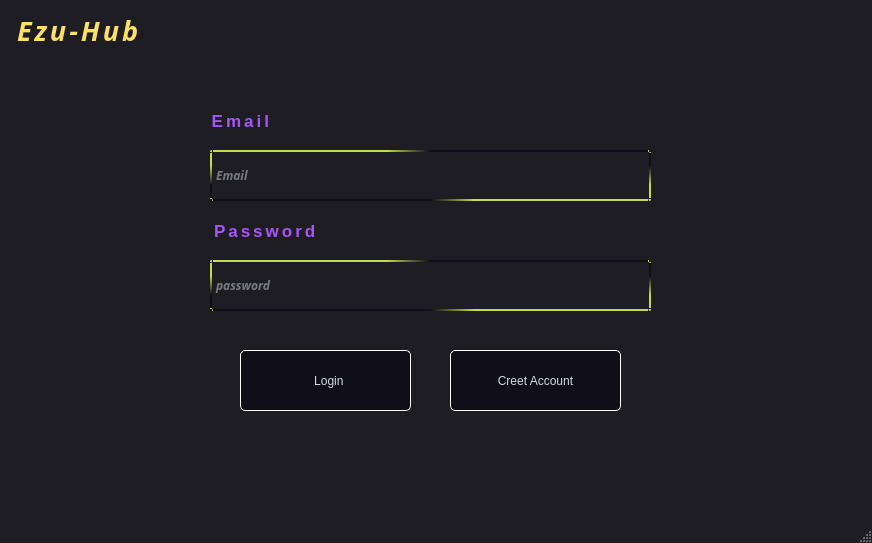
<?xml version="1.0" encoding="UTF-8"?>
<ui version="4.0">
 <class>EzuHub</class>
 <widget class="QMainWindow" name="EzuHub">
  <property name="geometry">
   <rect>
    <x>0</x>
    <y>0</y>
    <width>872</width>
    <height>543</height>
   </rect>
  </property>
  <property name="minimumSize">
   <size>
    <width>100</width>
    <height>100</height>
   </size>
  </property>
  <property name="sizeIncrement">
   <size>
    <width>100</width>
    <height>100</height>
   </size>
  </property>
  <property name="font">
   <font>
    <family>Noto Sans Ethiopic</family>
    <italic>true</italic>
    <bold>true</bold>
   </font>
  </property>
  <property name="windowTitle">
   <string>FirsWindow</string>
  </property>
  <property name="styleSheet">
   <string notr="true">/*
Material Dark Style Sheet for QT Applications
Author: Jaime A. Quiroga P.
Inspired on https://github.com/jxfwinter/qt-material-stylesheet
Company: GTRONICK
Last updated: 04/12/2018, 15:00.
Available at: https://github.com/GTRONICK/QSS/blob/master/MaterialDark.qss
*/
QMainWindow {
	background-color:#1e1d23;
	border-image: url(:/images/s.jpg) 0 0 0 0 stretch stretch;
}
QDialog {
	background-color:#1e1d23;
}
QColorDialog {
	background-color:#1e1d23;
}
QTextEdit {
	background-color:#1e1d23;
	color: #a9b7c6;
}
QPlainTextEdit {
	selection-background-color:#007b50;
	background-color:#1e1d23;
	border-style: solid;
	border-top-color: transparent;
	border-right-color: transparent;
	border-left-color: transparent;
	border-bottom-color: transparent;
	border-width: 1px;
	color: #a9b7c6;
}
/*
Neon Style Sheet for QT Applications (QpushButton)
Author: Jaime A. Quiroga P.
Company: GTRONICK
Last updated: 24/10/2020, 15:42.
Available at: https://github.com/GTRONICK/QSS/blob/master/NeonButtons.qss
*/
QPushButton::icon{
	color:#FFFFFF;
}
QPushButton{
	border-style: solid;
	border-color: #ffffff;
	border-width: 1px;
	border-radius: 5px;
	color: #d3dae3;
	padding: 2px;
	background-color: #100E19;
}
QPushButton::default{
	border-style: solid;
	border-color: #ffffff;
	border-width: 1px;
	border-radius: 5px;
	color: #FFFFFF;
	padding: 2px;
	background-color: #151a1e;
}
QPushButton:hover{
	border-style: solid;
	border-top-color: qlineargradient(spread:pad, x1:0, y1:1, x2:1, y2:1, stop:0 #C0DB50, stop:0.4 #C0DB50, stop:0.5 #100E19, stop:1 #100E19);
    border-bottom-color: qlineargradient(spread:pad, x1:0, y1:1, x2:1, y2:1, stop:0 #100E19, stop:0.5 #100E19, stop:0.6 #C0DB50, stop:1 #C0DB50);
    border-left-color: qlineargradient(spread:pad, x1:0, y1:0, x2:0, y2:1, stop:0 #C0DB50, stop:0.3 #C0DB50, stop:0.7 #100E19, stop:1 #100E19);
    border-right-color: qlineargradient(spread:pad, x1:0, y1:1, x2:0, y2:0, stop:0 #C0DB50, stop:0.3 #C0DB50, stop:0.7 #100E19, stop:1 #100E19);
	border-width: 2px;
    border-radius: 1px;
	color: #d3dae3;
	padding: 2px;
}
QPushButton:pressed{
	border-style: solid;
	border-top-color: qlineargradient(spread:pad, x1:0, y1:1, x2:1, y2:1, stop:0 #d33af1, stop:0.4 #d33af1, stop:0.5 #100E19, stop:1 #100E19);
    border-bottom-color: qlineargradient(spread:pad, x1:0, y1:1, x2:1, y2:1, stop:0 #100E19, stop:0.5 #100E19, stop:0.6 #d33af1, stop:1 #d33af1);
    border-left-color: qlineargradient(spread:pad, x1:0, y1:0, x2:0, y2:1, stop:0 #d33af1, stop:0.3 #d33af1, stop:0.7 #100E19, stop:1 #100E19);
    border-right-color: qlineargradient(spread:pad, x1:0, y1:1, x2:0, y2:0, stop:0 #d33af1, stop:0.3 #d33af1, stop:0.7 #100E19, stop:1 #100E19);
	border-width: 2px;
    border-radius: 1px;
	color: #d3dae3;
	padding: 2px;
}
QLineEdit {
	border-width: 1px; border-radius: 4px;
	border-color:rgb(255,255,255) ;
	border-style: inset;
	padding: 0 8px;
	color: #a9b7c6;
	background:#1e1d23;
	selection-background-color:#007b50;
	selection-color: #FFFFFF;
}
QLabel {
	color: #a9b7c6;
}
QLCDNumber {
	color: #37e6b4;
}
QProgressBar {
	text-align: center;
	color: rgb(240, 240, 240);
	border-width: 1px; 
	border-radius: 10px;
	border-color: rgb(58, 58, 58);
	border-style: inset;
	background-color:#1e1d23;
}
QProgressBar::chunk {
	background-color: #04b97f;
	border-radius: 5px;
}
QMenuBar {
	background-color: #1e1d23;
}
QMenuBar::item {
	color: #a9b7c6;
  	spacing: 3px;
  	padding: 1px 4px;
  	background: #1e1d23;
}

QMenuBar::item:selected {
  	background:#1e1d23;
	color: #FFFFFF;
}
QMenu::item:selected {
	border-style: solid;
	border-top-color: transparent;
	border-right-color: transparent;
	border-left-color: #04b97f;
	border-bottom-color: transparent;
	border-left-width: 2px;
	color: #FFFFFF;
	padding-left:15px;
	padding-top:4px;
	padding-bottom:4px;
	padding-right:7px;
	background-color: #1e1d23;
}
QMenu::item {
	border-style: solid;
	border-top-color: transparent;
	border-right-color: transparent;
	border-left-color: transparent;
	border-bottom-color: transparent;
	border-bottom-width: 1px;
	border-style: solid;
	color: #a9b7c6;
	padding-left:17px;
	padding-top:4px;
	padding-bottom:4px;
	padding-right:7px;
	background-color: #1e1d23;
}
QMenu{
	background-color:#1e1d23;
}
QTabWidget {
	color:rgb(0,0,0);
	background-color:#1e1d23;
}
QTabWidget::pane {
		border-color: rgb(77,77,77);
		background-color:#1e1d23;
		border-style: solid;
		border-width: 1px;
    	border-radius: 6px;
}
QTabBar::tab {
	border-style: solid;
	border-top-color: transparent;
	border-right-color: transparent;
	border-left-color: transparent;
	border-bottom-color: transparent;
	border-bottom-width: 1px;
	border-style: solid;
	color: #808086;
	padding: 3px;
	margin-left:3px;
	background-color: #1e1d23;
}
QTabBar::tab:selected, QTabBar::tab:last:selected, QTabBar::tab:hover {
  	border-style: solid;
	border-top-color: transparent;
	border-right-color: transparent;
	border-left-color: transparent;
	border-bottom-color: #04b97f;
	border-bottom-width: 2px;
	border-style: solid;
	color: #FFFFFF;
	padding-left: 3px;
	padding-bottom: 2px;
	margin-left:3px;
	background-color: #1e1d23;
}

QCheckBox {
	color: #a9b7c6;
	padding: 2px;
}
QCheckBox:disabled {
	color: #808086;
	padding: 2px;
}

QCheckBox:hover {
	border-radius:4px;
	border-style:solid;
	padding-left: 1px;
	padding-right: 1px;
	padding-bottom: 1px;
	padding-top: 1px;
	border-width:1px;
	border-color: rgb(87, 97, 106);
	background-color:#1e1d23;
}
QCheckBox::indicator:checked {

	height: 10px;
	width: 10px;
	border-style:solid;
	border-width: 1px;
	border-color: #04b97f;
	color: #a9b7c6;
	background-color: #04b97f;
}
QCheckBox::indicator:unchecked {

	height: 10px;
	width: 10px;
	border-style:solid;
	border-width: 1px;
	border-color: #04b97f;
	color: #a9b7c6;
	background-color: transparent;
}
QRadioButton {
	color: #a9b7c6;
	background-color: #1e1d23;
	padding: 1px;
}
QRadioButton::indicator:checked {
	height: 10px;
	width: 10px;
	border-style:solid;
	border-radius:5px;
	border-width: 1px;
	border-color: #04b97f;
	color: #a9b7c6;
	background-color: #04b97f;
}
QRadioButton::indicator:!checked {
	height: 10px;
	width: 10px;
	border-style:solid;
	border-radius:5px;
	border-width: 1px;
	border-color: #04b97f;
	color: #a9b7c6;
	background-color: transparent;
}
QStatusBar {
	color:#027f7f;
}
QSpinBox {
	color: #a9b7c6;	
	background-color: #1e1d23;
}
QDoubleSpinBox {
	color: #a9b7c6;	
	background-color: #1e1d23;
}
QTimeEdit {
	color: #a9b7c6;	
	background-color: #1e1d23;
}
QDateTimeEdit {
	color: #a9b7c6;	
	background-color: #1e1d23;
}
QDateEdit {
	color: #a9b7c6;	
	background-color: #1e1d23;
}
QComboBox {
	color: #a9b7c6;	
	background: #1e1d23;
}
QComboBox:editable {
	background: #1e1d23;
	color: #a9b7c6;
	selection-background-color: #1e1d23;
}
QComboBox QAbstractItemView {
	color: #a9b7c6;	
	background: #1e1d23;
	selection-color: #FFFFFF;
	selection-background-color: #1e1d23;
}
QComboBox:!editable:on, QComboBox::drop-down:editable:on {
	color: #a9b7c6;	
	background: #1e1d23;
}
QFontComboBox {
	color: #a9b7c6;	
	background-color: #1e1d23;
}
QToolBox {
	color: #a9b7c6;
	background-color: #1e1d23;
}
QToolBox::tab {
	color: #a9b7c6;
	background-color: #1e1d23;
}
QToolBox::tab:selected {
	color: #FFFFFF;
	background-color: #1e1d23;
}
QScrollArea {
	color: #FFFFFF;
	background-color: #1e1d23;
}
QSlider::groove:horizontal {
	height: 5px;
	background: #04b97f;
}
QSlider::groove:vertical {
	width: 5px;
	background: #04b97f;
}
QSlider::handle:horizontal {
	background: qlineargradient(x1:0, y1:0, x2:1, y2:1, stop:0 #b4b4b4, stop:1 #8f8f8f);
	border: 1px solid #5c5c5c;
	width: 14px;
	margin: -5px 0;
	border-radius: 7px;
}
QSlider::handle:vertical {
	background: qlineargradient(x1:1, y1:1, x2:0, y2:0, stop:0 #b4b4b4, stop:1 #8f8f8f);
	border: 1px solid #5c5c5c;
	height: 14px;
	margin: 0 -5px;
	border-radius: 7px;
}
QSlider::add-page:horizontal {
    background: white;
}
QSlider::add-page:vertical {
    background: white;
}
QSlider::sub-page:horizontal {
    background: #04b97f;
}
QSlider::sub-page:vertical {
    background: #04b97f;
}</string>
  </property>
  <widget class="QWidget" name="centralwidget">
   <widget class="QLabel" name="label">
    <property name="geometry">
     <rect>
      <x>-40</x>
      <y>0</y>
      <width>241</width>
      <height>61</height>
     </rect>
    </property>
    <property name="font">
     <font>
      <family>Trajan Pro</family>
      <pointsize>-1</pointsize>
      <italic>true</italic>
      <bold>true</bold>
     </font>
    </property>
    <property name="styleSheet">
     <string notr="true">/* ستايل للـ QLabel الخاص بعنوان التطبيق */
QLabel#label {
    background-color: transparent;
    color: #FFE066;
    font-family: &quot;Trajan Pro&quot;, &quot;Cinzel&quot;, &quot;Georgia&quot;, serif;
    font-size: 27px;
    font-weight: bold;
    letter-spacing: 3px;
    padding: 10px;
}</string>
    </property>
    <property name="text">
     <string>    Ezu-Hub</string>
    </property>
   </widget>
   <widget class="QLineEdit" name="Email">
    <property name="geometry">
     <rect>
      <x>210</x>
      <y>150</y>
      <width>441</width>
      <height>51</height>
     </rect>
    </property>
    <property name="font">
     <font>
      <family>Ubuntu Sans Mono</family>
      <italic>true</italic>
      <bold>true</bold>
     </font>
    </property>
    <property name="cursor">
     <cursorShape>IBeamCursor</cursorShape>
    </property>
    <property name="toolTip">
     <string/>
    </property>
    <property name="styleSheet">
     <string notr="true">QLineEdit {
     border-style: solid;
	border-top-color: qlineargradient(spread:pad, x1:0, y1:1, x2:1, y2:1, stop:0 #C0DB50, stop:0.4 #C0DB50, stop:0.5 #100E19, stop:1 #100E19);
    border-bottom-color: qlineargradient(spread:pad, x1:0, y1:1, x2:1, y2:1, stop:0 #100E19, stop:0.5 #100E19, stop:0.6 #C0DB50, stop:1 #C0DB50);
    border-left-color: qlineargradient(spread:pad, x1:0, y1:0, x2:0, y2:1, stop:0 #C0DB50, stop:0.3 #C0DB50, stop:0.7 #100E19, stop:1 #100E19);
    border-right-color: qlineargradient(spread:pad, x1:0, y1:1, x2:0, y2:0, stop:0 #C0DB50, stop:0.3 #C0DB50, stop:0.7 #100E19, stop:1 #100E19);
	border-width: 2px;
    border-radius: 2px;
	color: #d3dae3;
	padding: 2px;
}
QLineEdit:placeholder{
color: #ffffff;
}
QLineEdit:hover {
    border-style: solid;
	border-top-color: qlineargradient(spread:pad, x1:0, y1:1, x2:1, y2:1, stop:0 #C0DB50, stop:0.4 #C0DB50, stop:0.5 #100E19, stop:1 #100E19);
    border-bottom-color: qlineargradient(spread:pad, x1:0, y1:1, x2:1, y2:1, stop:0 #100E19, stop:0.5 #100E19, stop:0.6 #C0DB50, stop:1 #C0DB50);
    border-left-color: qlineargradient(spread:pad, x1:0, y1:0, x2:0, y2:1, stop:0 #C0DB50, stop:0.3 #C0DB50, stop:0.7 #100E19, stop:1 #100E19);
    border-right-color: qlineargradient(spread:pad, x1:0, y1:1, x2:0, y2:0, stop:0 #C0DB50, stop:0.3 #C0DB50, stop:0.7 #100E19, stop:1 #100E19);
	border-width: 2px;
    border-radius: 2px;
	color: #d3dae3;
	padding: 2px;
}
QPushButton:pressed{
	border-style: solid;
	border-top-color: qlineargradient(spread:pad, x1:0, y1:1, x2:1, y2:1, stop:0 #d33af1, stop:0.4 #d33af1, stop:0.5 #100E19, stop:1 #100E19);
    border-bottom-color: qlineargradient(spread:pad, x1:0, y1:1, x2:1, y2:1, stop:0 #100E19, stop:0.5 #100E19, stop:0.6 #d33af1, stop:1 #d33af1);
    border-left-color: qlineargradient(spread:pad, x1:0, y1:0, x2:0, y2:1, stop:0 #d33af1, stop:0.3 #d33af1, stop:0.7 #100E19, stop:1 #100E19);
    border-right-color: qlineargradient(spread:pad, x1:0, y1:1, x2:0, y2:0, stop:0 #d33af1, stop:0.3 #d33af1, stop:0.7 #100E19, stop:1 #100E19);
	border-width: 2px;
    border-radius: 2px;
	color: #d3dae3;
	padding: 2px;
}

QLineEdit:focus {
    border-style: solid;
	border-top-color: qlineargradient(spread:pad, x1:0, y1:1, x2:1, y2:1, stop:0 #d33af1, stop:0.4 #d33af1, stop:0.5 #100E19, stop:1 #100E19);
    border-bottom-color: qlineargradient(spread:pad, x1:0, y1:1, x2:1, y2:1, stop:0 #100E19, stop:0.5 #100E19, stop:0.6 #d33af1, stop:1 #d33af1);
    border-left-color: qlineargradient(spread:pad, x1:0, y1:0, x2:0, y2:1, stop:0 #d33af1, stop:0.3 #d33af1, stop:0.7 #100E19, stop:1 #100E19);
    border-right-color: qlineargradient(spread:pad, x1:0, y1:1, x2:0, y2:0, stop:0 #d33af1, stop:0.3 #d33af1, stop:0.7 #100E19, stop:1 #100E19);
	border-width: 2px;
    border-radius: 2px;
	color: #d3dae3;
	padding: 2px;
}

QLineEdit:disabled {
    background-color: #0F1218;
    color: #6B7280;
    border: 1px solid #252A35;
}

QLineEdit::placeholder {
    color: #6B7280;
}</string>
    </property>
    <property name="text">
     <string/>
    </property>
    <property name="placeholderText">
     <string comment="Enter your email ." extracomment="Enter your email .">Email</string>
    </property>
   </widget>
   <widget class="QLineEdit" name="Password">
    <property name="geometry">
     <rect>
      <x>210</x>
      <y>260</y>
      <width>441</width>
      <height>51</height>
     </rect>
    </property>
    <property name="font">
     <font>
      <family>Ubuntu Sans Mono</family>
      <italic>true</italic>
      <bold>true</bold>
     </font>
    </property>
    <property name="styleSheet">
     <string notr="true">QLineEdit {
     border-style: solid;
	border-top-color: qlineargradient(spread:pad, x1:0, y1:1, x2:1, y2:1, stop:0 #C0DB50, stop:0.4 #C0DB50, stop:0.5 #100E19, stop:1 #100E19);
    border-bottom-color: qlineargradient(spread:pad, x1:0, y1:1, x2:1, y2:1, stop:0 #100E19, stop:0.5 #100E19, stop:0.6 #C0DB50, stop:1 #C0DB50);
    border-left-color: qlineargradient(spread:pad, x1:0, y1:0, x2:0, y2:1, stop:0 #C0DB50, stop:0.3 #C0DB50, stop:0.7 #100E19, stop:1 #100E19);
    border-right-color: qlineargradient(spread:pad, x1:0, y1:1, x2:0, y2:0, stop:0 #C0DB50, stop:0.3 #C0DB50, stop:0.7 #100E19, stop:1 #100E19);
	border-width: 2px;
    border-radius: 2px;
	color: #d3dae3;
	padding: 2px;
}

QLineEdit:hover {
    border-style: solid;
	border-top-color: qlineargradient(spread:pad, x1:0, y1:1, x2:1, y2:1, stop:0 #C0DB50, stop:0.4 #C0DB50, stop:0.5 #100E19, stop:1 #100E19);
    border-bottom-color: qlineargradient(spread:pad, x1:0, y1:1, x2:1, y2:1, stop:0 #100E19, stop:0.5 #100E19, stop:0.6 #C0DB50, stop:1 #C0DB50);
    border-left-color: qlineargradient(spread:pad, x1:0, y1:0, x2:0, y2:1, stop:0 #C0DB50, stop:0.3 #C0DB50, stop:0.7 #100E19, stop:1 #100E19);
    border-right-color: qlineargradient(spread:pad, x1:0, y1:1, x2:0, y2:0, stop:0 #C0DB50, stop:0.3 #C0DB50, stop:0.7 #100E19, stop:1 #100E19);
	border-width: 2px;
    border-radius: 2px;
	color: #d3dae3;
	padding: 2px;
}
QPushButton:pressed{
	border-style: solid;
	border-top-color: qlineargradient(spread:pad, x1:0, y1:1, x2:1, y2:1, stop:0 #d33af1, stop:0.4 #d33af1, stop:0.5 #100E19, stop:1 #100E19);
    border-bottom-color: qlineargradient(spread:pad, x1:0, y1:1, x2:1, y2:1, stop:0 #100E19, stop:0.5 #100E19, stop:0.6 #d33af1, stop:1 #d33af1);
    border-left-color: qlineargradient(spread:pad, x1:0, y1:0, x2:0, y2:1, stop:0 #d33af1, stop:0.3 #d33af1, stop:0.7 #100E19, stop:1 #100E19);
    border-right-color: qlineargradient(spread:pad, x1:0, y1:1, x2:0, y2:0, stop:0 #d33af1, stop:0.3 #d33af1, stop:0.7 #100E19, stop:1 #100E19);
	border-width: 2px;
    border-radius: 2px;
	color: #d3dae3;
	padding: 2px;
}

QLineEdit:focus {
    border-style: solid;
	border-top-color: qlineargradient(spread:pad, x1:0, y1:1, x2:1, y2:1, stop:0 #d33af1, stop:0.4 #d33af1, stop:0.5 #100E19, stop:1 #100E19);
    border-bottom-color: qlineargradient(spread:pad, x1:0, y1:1, x2:1, y2:1, stop:0 #100E19, stop:0.5 #100E19, stop:0.6 #d33af1, stop:1 #d33af1);
    border-left-color: qlineargradient(spread:pad, x1:0, y1:0, x2:0, y2:1, stop:0 #d33af1, stop:0.3 #d33af1, stop:0.7 #100E19, stop:1 #100E19);
    border-right-color: qlineargradient(spread:pad, x1:0, y1:1, x2:0, y2:0, stop:0 #d33af1, stop:0.3 #d33af1, stop:0.7 #100E19, stop:1 #100E19);
	border-width: 2px;
    border-radius: 2px;
	color: #d3dae3;
	padding: 2px;
}

QLineEdit:disabled {
    background-color: #0F1218;
    color: #6B7280;
    border: 1px solid #252A35;
}

QLineEdit::placeholder {
    color: #6B7280;
}</string>
    </property>
    <property name="inputMethodHints">
     <set>Qt::ImhHiddenText|Qt::ImhNoAutoUppercase|Qt::ImhNoPredictiveText|Qt::ImhSensitiveData</set>
    </property>
    <property name="text">
     <string extracomment="eee"/>
    </property>
    <property name="echoMode">
     <enum>QLineEdit::Password</enum>
    </property>
    <property name="placeholderText">
     <string>password</string>
    </property>
   </widget>
   <widget class="QPushButton" name="Login">
    <property name="geometry">
     <rect>
      <x>240</x>
      <y>350</y>
      <width>171</width>
      <height>61</height>
     </rect>
    </property>
    <property name="styleSheet">
     <string notr="true"/>
    </property>
    <property name="text">
     <string>  Login</string>
    </property>
    <property name="icon">
     <iconset theme="go-next">
      <normaloff>.</normaloff>.</iconset>
    </property>
   </widget>
   <widget class="QPushButton" name="CreetAccount">
    <property name="geometry">
     <rect>
      <x>450</x>
      <y>350</y>
      <width>171</width>
      <height>61</height>
     </rect>
    </property>
    <property name="styleSheet">
     <string notr="true"/>
    </property>
    <property name="text">
     <string>Creet Account</string>
    </property>
   </widget>
   <widget class="QLabel" name="LabalEmail">
    <property name="geometry">
     <rect>
      <x>190</x>
      <y>100</y>
      <width>141</width>
      <height>41</height>
     </rect>
    </property>
    <property name="styleSheet">
     <string notr="true">/* ستايل للـ QLabel الخاص بعنوان التطبيق */
QLabel#LabalEmail
 {
    background-color: transparent;
    color: #A855F7;
    font-family: &quot;Trajan Pro&quot;, &quot;Cinzel&quot;, &quot;Georgia&quot;, serif;
    font-size: 17px;
    font-weight: bold;
    letter-spacing: 3px;
    padding: 10px;
border-style: solid;
	border-color: #ffffff;

}</string>
    </property>
    <property name="text">
     <string> Email</string>
    </property>
   </widget>
   <widget class="QLabel" name="LabalPassword">
    <property name="geometry">
     <rect>
      <x>200</x>
      <y>210</y>
      <width>171</width>
      <height>41</height>
     </rect>
    </property>
    <property name="styleSheet">
     <string notr="true">/* ستايل للـ QLabel الخاص بعنوان التطبيق */
QLabel#LabalPassword
 {
    background-color: transparent;
    color: #A855F7;
    font-family: &quot;Trajan Pro&quot;, &quot;Cinzel&quot;, &quot;Georgia&quot;, serif;
    font-size: 17px;
    font-weight: bold;
    letter-spacing: 3px;
    padding: 10px;
}</string>
    </property>
    <property name="text">
     <string>Password</string>
    </property>
   </widget>
  </widget>
  <widget class="QStatusBar" name="statusbar"/>
 </widget>
 <resources/>
 <connections/>
</ui>
